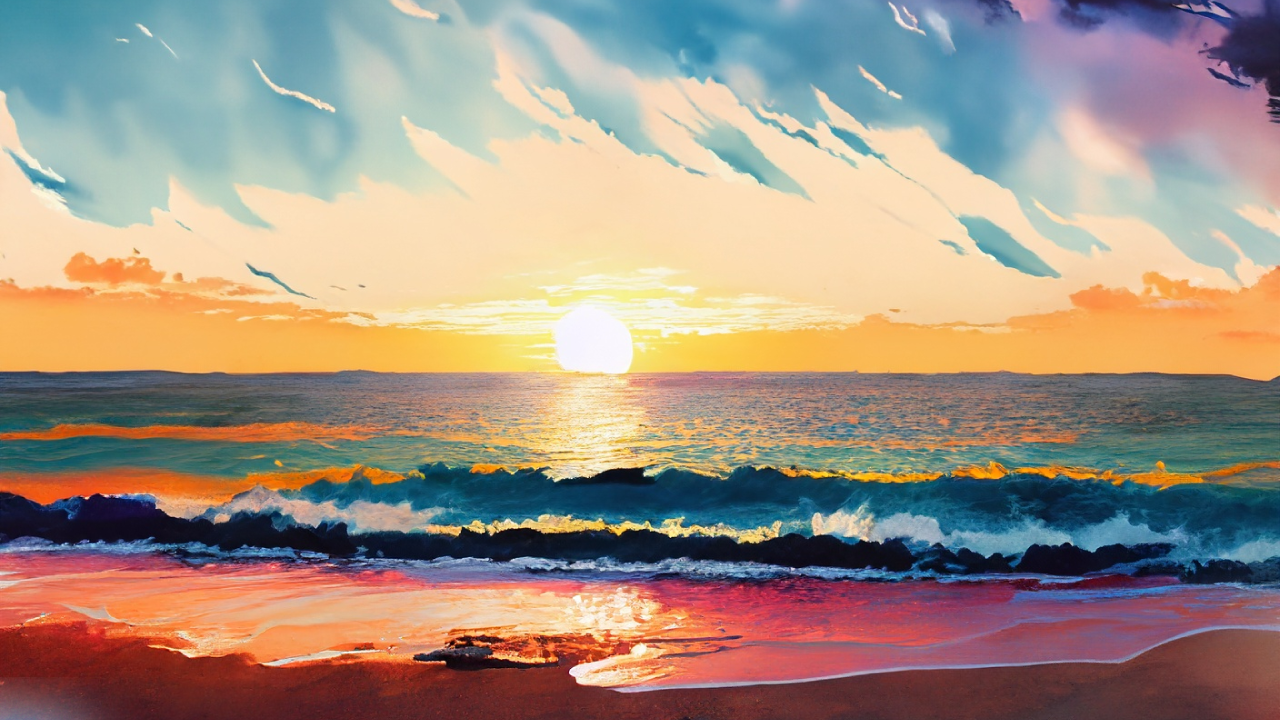
#> input picture lo2/sea.bmp, 1280 x 720 px
$ python RLE.py
#> lines starting #> are read from the running program, lines starting #| are printed output that depends on the picture
import cv2
import numpy as np


def RLE(image):
    count = 1
    # Flatten the image into a 1D array for processing
    flat_image = image.flatten()

    # Set the first element as the starting value
    prev_char = flat_image[0]  # Now this is a scalar value
    new_list = []

    for char in flat_image[1:]:
        if char == prev_char:
            count += 1
        else:
            new_list.append((count, prev_char))
            prev_char = char
            count = 1

    # Append the last (count, value) pair
    new_list.append((count, prev_char))
    return new_list


# Read the image in grayscale mode
image = cv2.imread("sea.bmp", cv2.IMREAD_GRAYSCALE)
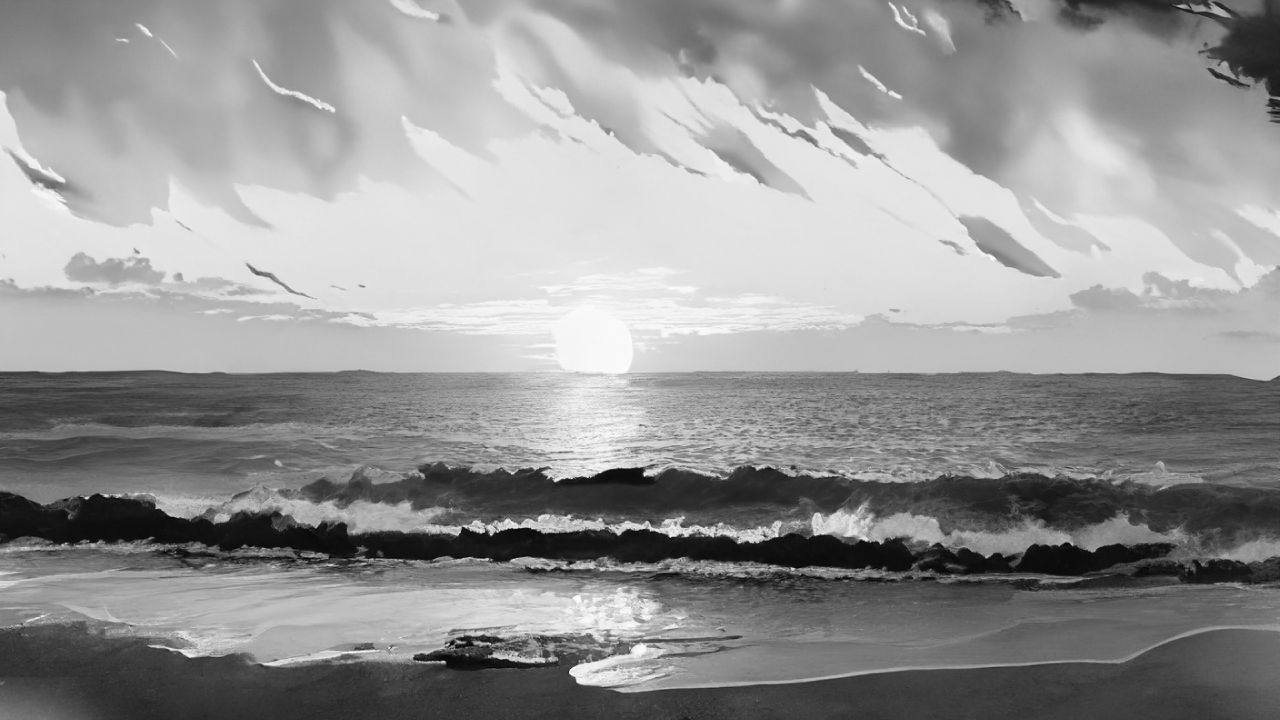
#> image: shape (720, 1280); min 4, max 254, mean 148.6

# Apply RLE
edit = RLE(image)
#> in RLE, `prev_char = flat_image[0]`: prev_char = 117
#> the loop in RLE, `for char in flat_image[1:]:` made 921599 passes
#> (char, prev_char, count) on passes 2, 5, 6, 7, 8, 10, 12, 13, 15, 17, 20, 21: (116, 116, 1), (117, 117, 1), (116, 116, 1), (117, 117, 1), (118, 118, 1), (117, 117, 1), (118, 118, 1), (117, 117, 1), (116, 116, 1), (117, 117, 1), (119, 119, 1), (117, 117, 1)
#> (char, count) on passes 1, 3, 4, 9, 11, 14: (117, 2), (116, 2), (116, 3), (118, 2), (117, 2), (117, 2)
#> after the loop in RLE, `for char in flat_image[1:]:`: new_list = 615047 items
#> edit = 615048 items

# Save and display the images
cv2.imwrite("edited.bmp", image)
cv2.imshow('original', image)
cv2.imshow('edited', image)

cv2.waitKey(0)
cv2.destroyAllWindows()
